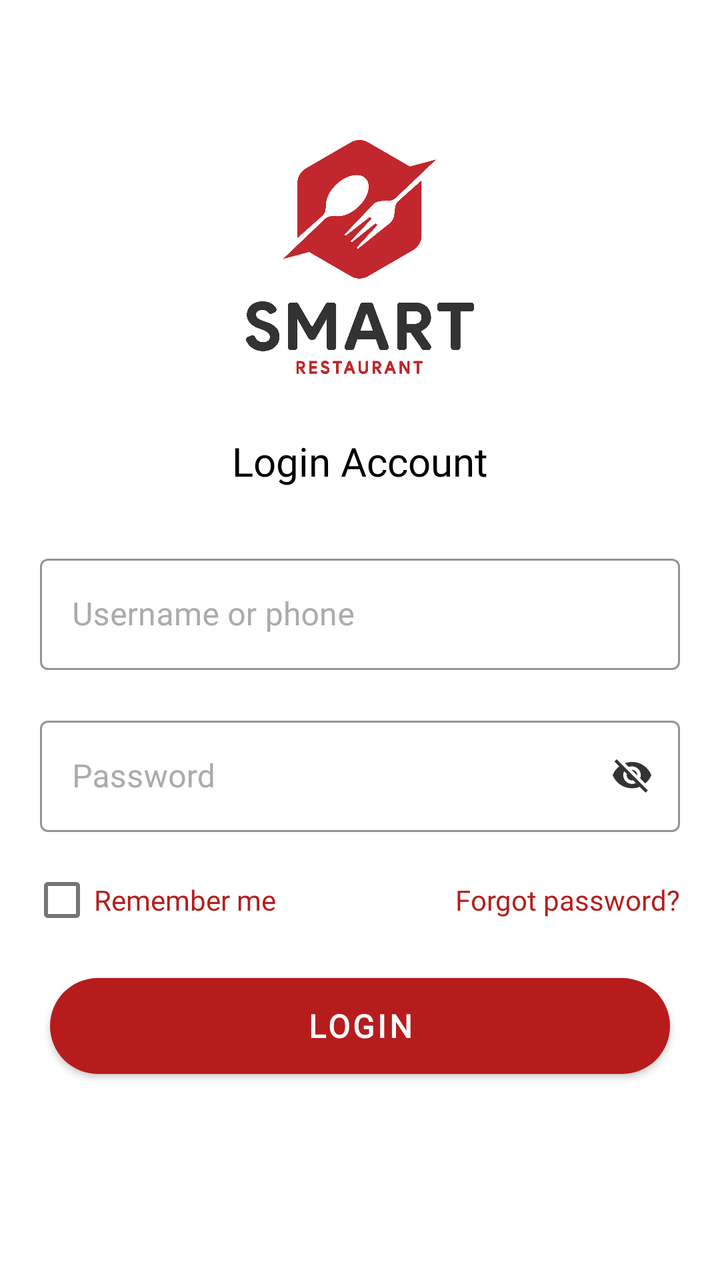
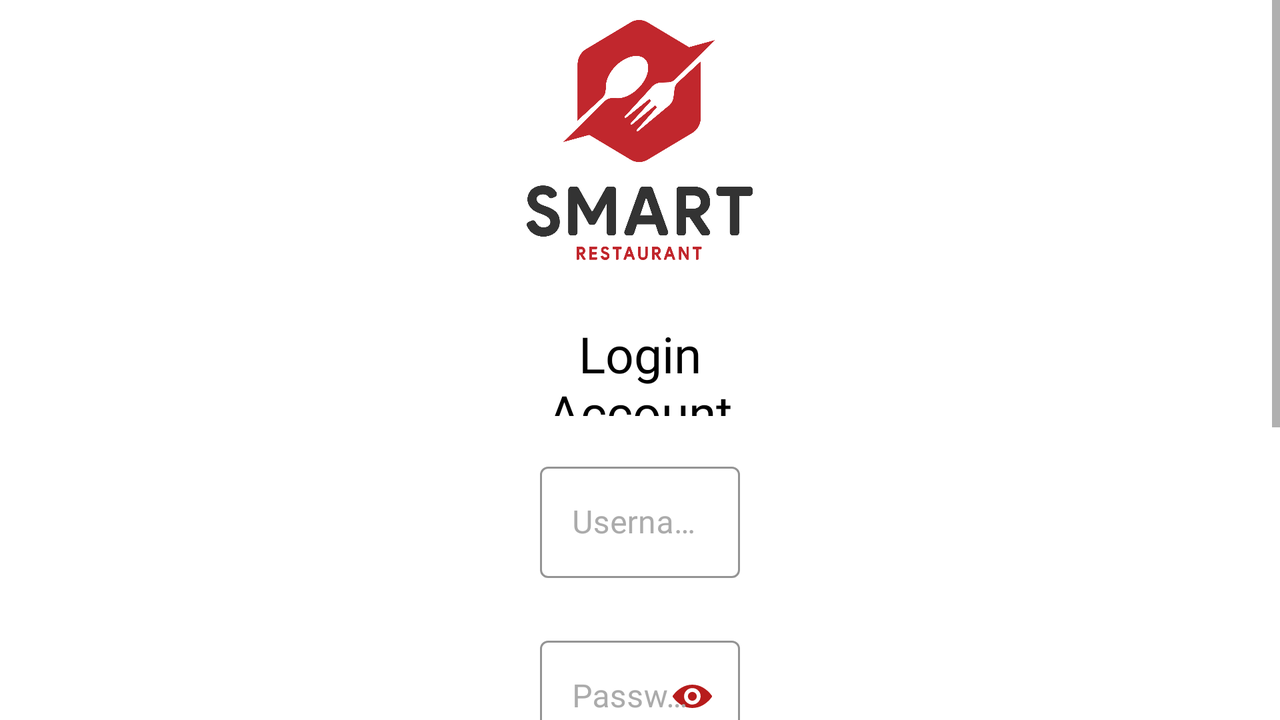

Compare how this app lays out the same screen by default and in its alternative resource folder. The renders come first, then the two layout files and the values they reference.
<!-- AndroidManifest.xml: application theme Theme.SmartRestaurantApp -->
<!-- res/layout/activity_login.xml -->
<?xml version="1.0" encoding="utf-8"?>
<LinearLayout xmlns:android="http://schemas.android.com/apk/res/android"
    xmlns:app="http://schemas.android.com/apk/res-auto"
    xmlns:tools="http://schemas.android.com/tools"
    android:layout_width="match_parent"
    android:layout_height="match_parent"
    android:orientation="vertical"
    android:background="@color/white"
    tools:context=".activitys.LoginActivity">

    <LinearLayout
        android:layout_width="match_parent"
        android:layout_height="match_parent"
        android:layout_weight="1"
        android:orientation="vertical"
        android:paddingStart="10dp"
        android:paddingEnd="10dp">

        <ImageView
            android:layout_width="114dp"
            android:layout_height="117dp"
            android:layout_gravity="center"
            android:layout_marginTop="70dp"
            android:layout_marginBottom="30dp"
            android:background="@drawable/logo" />

        <TextView
            android:layout_width="match_parent"
            android:layout_height="wrap_content"
            android:layout_marginLeft="20dp"
            android:layout_marginRight="20dp"
            android:layout_marginBottom="20dp"
            android:gravity="center"
            android:text="@string/login_account"
            android:fontFamily="@font/mmrtext"
            android:textColor="@color/black"
            android:textSize="20dp" />

        <LinearLayout
            android:layout_width="match_parent"
            android:orientation="vertical"
            android:layout_height="wrap_content">
            <com.google.android.material.textfield.TextInputLayout
                android:id="@+id/userIDTextInputLayout"
                style="@style/Widget.MaterialComponents.TextInputLayout.OutlinedBox"
                android:layout_width="match_parent"
                app:boxStrokeColor="@color/login_btn_red"
                android:layout_margin="10dp"
                android:layout_gravity="center"
                android:gravity="center"
                android:textColorHint="@color/hint_color"
                android:layout_height="match_parent">

                <com.google.android.material.textfield.TextInputEditText
                    android:id="@+id/username_login"
                    android:layout_width="match_parent"
                    android:layout_height="match_parent"
                    android:inputType="textPersonName"
                    android:textSize="16dp"
                    android:textColor="@color/text_color"
                    android:fontFamily="@font/mmrtext"
                    android:textColorHint="@color/hint_color"
                    android:hint="@string/username_mobile" />
            </com.google.android.material.textfield.TextInputLayout>

            <com.google.android.material.textfield.TextInputLayout
                android:layout_margin="10dp"
                style="@style/Widget.MaterialComponents.TextInputLayout.OutlinedBox"
                android:id="@+id/password"
                android:layout_width="match_parent"
                app:boxStrokeColor="@color/login_btn_red"
                android:layout_below="@+id/userIDTextInputLayout"
                app:passwordToggleEnabled="true"
                android:textColorHint="@color/hint_color"
                app:passwordToggleTint="@color/password_selecter"
                app:passwordToggleDrawable="@drawable/show_password_selector"
                android:layout_height="match_parent">

                <com.google.android.material.textfield.TextInputEditText
                    android:id="@+id/password_login"
                    android:layout_width="match_parent"
                    android:layout_height="match_parent"
                    android:fontFamily="@font/mmrtext"
                    android:digits="abcdefghijklmnopqrstuvwxyzABCDEFGHIJKLMNOPQRSTUVWXYZ1234567890@#$_-+{}[]()*%!~?:;'"
                    android:maxLength="16"
                    android:textColorHint="@color/hint_color"
                    android:inputType="textPassword"
                    android:layout_gravity="center"
                    android:windowSoftInputMode="adjustPan"
                    android:textColor="@color/text_color"
                    android:hint="Password" />

            </com.google.android.material.textfield.TextInputLayout>

        </LinearLayout>

        <RelativeLayout
            android:layout_width="match_parent"
            android:layout_height="wrap_content">

            <CheckBox
                android:id="@+id/rememberMe"
                android:layout_width="wrap_content"
                android:layout_height="wrap_content"
                android:layout_marginLeft="5dp"
                android:layout_alignParentStart="true"
                android:gravity="center"
                android:layout_marginRight="15dp"
                android:fontFamily="@font/mmrtext"
                android:text="@string/RememberMe"
                android:layout_centerVertical="true"
                android:textColor="@color/red" />

            <TextView
                android:id="@+id/forget_password"
                android:layout_width="wrap_content"
                android:layout_height="wrap_content"
                android:layout_marginEnd="10dp"
                android:gravity="center"
                android:layout_centerVertical="true"
                android:layout_alignParentEnd="true"
                android:text="Forgot password?"
                android:fontFamily="@font/mmrtext"
                android:textColor="@color/red" />
        </RelativeLayout>

        <Button
            android:id="@+id/btn_login"
            android:layout_width="match_parent"
            android:layout_height="wrap_content"
            android:layout_marginLeft="15dp"
            android:layout_marginTop="15dp"
            android:layout_marginRight="15dp"
            android:background="@drawable/btn_login_bg"
            android:text="Login"
            android:fontFamily="@font/mmrtextb"
            android:textColor="@color/white"
            android:textSize="16dp"
            android:textStyle="bold" />

    </LinearLayout>

    
    
    
    
    
    
    

    
    
    
    
    
    
    
    
    
    

    
    
    
    
    
    
    
    
    
    


    <LinearLayout
        android:layout_width="match_parent"
        android:layout_height="50dp"
        android:layout_gravity="center"
        android:visibility="gone"
        android:background="@color/sign_up_black_back"
        android:gravity="center"
        android:orientation="horizontal">

        <TextView
            android:layout_width="wrap_content"
            android:layout_height="match_parent"
            android:layout_above="@+id/signup"
            android:layout_gravity="center_horizontal"
            android:gravity="center_horizontal"
            android:paddingTop="10dp"
            android:fontFamily="@font/mmrtext"
            android:text="Don't have an account?"
            android:textAlignment="center"
            android:textColor="@color/white"
            android:textSize="14dp" />

        <TextView
            android:id="@+id/signup"
            android:layout_width="wrap_content"
            android:layout_height="match_parent"
            android:layout_gravity="center_horizontal"
            android:paddingLeft="5dp"
            android:paddingTop="10dp"
            android:text="@string/SignUp"
            android:fontFamily="@font/mmrtextb"
            android:textColor="@color/red"
            android:textSize="14dp"
            android:textStyle="bold" />
    </LinearLayout>


</LinearLayout>
<!-- resources referenced by this layout -->
<resources>
  <color name="black">#FF000000</color>
  <color name="hint_color">#ABABAB</color>
  <color name="login_btn_red">#C1272D</color>
  <color name="red">#B71C1C</color>
  <color name="sign_up_black_back">#333333</color>
  <color name="text_color">#333333</color>
  <color name="white">#FFFFFFFF</color>
  <!-- drawable btn_login_bg (drawable-v24) -->
  <?xml version="1.0" encoding="utf-8"?>
  <shape
      xmlns:android="http://schemas.android.com/apk/res/android" android:shape="rectangle" >
      <gradient
          android:startColor="#B91B1E"
          android:endColor="#DC1519"
          android:angle="180"/>
      <corners
          android:radius="220dp"/>
  
  
  </shape>
  <!-- drawable show_password_selector (drawable) -->
  <?xml version="1.0" encoding="utf-8"?>
  <selector xmlns:android="http://schemas.android.com/apk/res/android">
  
  
  
  
  
  
  
  
      <item android:state_checked="false"
          android:state_pressed="false"
          android:drawable="@drawable/ic_invisible_eye"/>
      <item android:state_pressed="true" android:drawable="@drawable/ic_eye_password"/>
      
      <item android:state_checked="true" android:drawable="@drawable/ic_eye_password"/>
      
      <item android:drawable="@drawable/ic_eye_password"/>
  </selector>
  <string name="RememberMe">Remember me</string>
  <string name="SignUp">SIGN UP</string>
  <string name="login_account">Login Account</string>
  <string name="username_mobile">Username or phone</string>
  <style name="Theme.SmartRestaurantApp" parent="Theme.MaterialComponents.DayNight.NoActionBar">
          <item name="windowActionBar">false</item>
          <item name="windowNoTitle">true</item>
  
          
  
          <item name="colorPrimary">@color/red</item>
          <item name="colorPrimaryVariant">@color/black</item>
          <item name="colorOnPrimary">@color/black</item>
          
          <item name="colorSecondary">@color/black</item>
          <item name="colorSecondaryVariant">@color/teal_700</item>
          <item name="colorOnSecondary">@color/red</item>
          
          <item name="android:statusBarColor" tools:targetApi="l">?attr/colorPrimaryVariant</item>
          
      </style>
  <!-- drawable ic_eye_password (drawable) -->
  <vector xmlns:android="http://schemas.android.com/apk/res/android"
      android:width="19.716dp"
      android:height="11.753dp"
      android:viewportWidth="19.716"
      android:viewportHeight="11.753">
    <path
        android:pathData="M9.858,0c-3.767,0 -7.183,2.061 -9.7,5.408a0.78,0.78 0,0 0,0 0.932c2.521,3.352 5.937,5.412 9.7,5.412s7.183,-2.061 9.7,-5.408a0.78,0.78 0,0 0,0 -0.932C17.041,2.061 13.625,0 9.858,0ZM10.128,10.014A4.147,4.147 0,1 1,14 6.146,4.149 4.149,0 0,1 10.128,10.014ZM10,8.103a2.233,2.233 0,1 1,2.085 -2.085A2.229,2.229 0,0 1,10 8.103Z"
        android:fillColor="#c1272d"/>
  </vector>
  <color name="teal_700">#FF018786</color>
</resources>
<!-- res/layout-land/activity_login.xml (the repository's variant of the layout above) -->
<!-- drawn on the phone turned sideways -->
<?xml version="1.0" encoding="utf-8"?>
<LinearLayout xmlns:android="http://schemas.android.com/apk/res/android"
    xmlns:app="http://schemas.android.com/apk/res-auto"
    xmlns:tools="http://schemas.android.com/tools"
    android:layout_width="match_parent"
    android:layout_height="match_parent"
    android:orientation="vertical"
    android:background="@color/white"
    tools:context=".activitys.LoginActivity">
    <ScrollView
        android:layout_width="match_parent"
        android:layout_weight="1"
        android:layout_height="wrap_content">
    <LinearLayout
        android:layout_width="match_parent"
        android:layout_height="match_parent"
        android:layout_marginRight="250dp"
        android:layout_marginLeft="250dp"
        android:orientation="vertical"
        android:paddingStart="10dp"
        android:paddingEnd="10dp">

        <ImageView
            android:layout_width="113dp"
            android:layout_height="120dp"
            android:layout_gravity="center"
            android:layout_marginTop="10dp"
            android:layout_marginBottom="30dp"
            android:background="@drawable/logo" />

        <TextView
            android:layout_width="158dp"
            android:layout_gravity="center"
            android:layout_height="48dp"
            android:layout_marginBottom="10dp"
            android:gravity="center"
            android:text="@string/login_account"
            android:fontFamily="@font/mmrtext"
            android:textColor="@color/black"
            android:textSize="25dp" />

        <LinearLayout
            android:layout_width="match_parent"
            android:orientation="vertical"
            android:layout_height="wrap_content">
            <com.google.android.material.textfield.TextInputLayout
                android:id="@+id/userIDTextInputLayout"
                style="@style/Widget.MaterialComponents.TextInputLayout.OutlinedBox"
                android:layout_width="match_parent"
                app:boxStrokeColor="@color/login_btn_red"
                android:layout_margin="10dp"
                android:textColorHint="@color/hint_color"
                android:layout_height="67dp">

                <com.google.android.material.textfield.TextInputEditText
                    android:id="@+id/username_login"
                    android:layout_width="match_parent"
                    android:layout_height="wrap_content"
                    android:textColor="@color/text_color"
                    android:fontFamily="@font/mmrtext"
                    android:textColorHint="@color/hint_color"
                    android:hint="@string/username_mobile" />
            </com.google.android.material.textfield.TextInputLayout>
            <com.google.android.material.textfield.TextInputLayout
                android:layout_margin="10dp"
                style="@style/Widget.MaterialComponents.TextInputLayout.OutlinedBox"
                android:id="@+id/password"
                android:layout_width="match_parent"
                android:textColorHint="@color/hint_color"
                app:boxStrokeColor="@color/login_btn_red"
                android:layout_below="@+id/userIDTextInputLayout"
                app:passwordToggleEnabled="true"
                app:passwordToggleTint="@color/password_selecter"
                app:passwordToggleDrawable="@drawable/show_password_selector"
                android:layout_height="match_parent">


                <com.google.android.material.textfield.TextInputEditText
                    android:id="@+id/password_login"
                    android:layout_width="match_parent"
                    android:layout_height="wrap_content"
                    android:textColorHint="@color/hint_color"
                    android:fontFamily="@font/mmrtext"
                    android:textColor="@color/text_color"
                    android:hint="Password" />

            </com.google.android.material.textfield.TextInputLayout>

        </LinearLayout>

        <RelativeLayout
            android:layout_width="match_parent"
            android:layout_height="wrap_content">

            <CheckBox
                android:id="@+id/rememberMe"
                android:layout_width="wrap_content"
                android:layout_height="wrap_content"
                android:layout_marginLeft="15dp"
                android:text="@string/RememberMe"
                android:layout_alignParentStart="true"
                android:layout_centerVertical="true"
                 android:fontFamily="@font/mmrtext"
                android:textColor="@color/red" />

            <TextView
                android:id="@+id/forget_password"
                android:layout_width="wrap_content"
                android:layout_height="wrap_content"
                android:layout_marginRight="15dp"
                android:text="Forgot Password?"
                android:layout_alignParentEnd="true"
                android:layout_centerVertical="true"
                android:fontFamily="@font/mmrtext"
                android:textAlignment="viewEnd"
                android:textColor="@color/red" />
        </RelativeLayout>

        <Button
            android:id="@+id/btn_login"
            android:layout_width="match_parent"
            android:layout_height="wrap_content"
            android:layout_marginLeft="35dp"
            android:layout_marginTop="15dp"
            android:layout_marginBottom="40dp"
            android:layout_marginRight="35dp"
            android:background="@drawable/btn_login_bg"
            android:fontFamily="@font/mmrtextb"
            android:text="Login"
            android:textColor="@color/white"
            android:textSize="16dp"
            android:textStyle="bold" />

    </LinearLayout>
    </ScrollView>

    <LinearLayout
        android:layout_width="match_parent"
        android:layout_height="58dp"
        android:layout_gravity="center"
        android:visibility="gone"
        android:background="@color/sign_up_black_back"
        android:gravity="center"
        android:orientation="horizontal">

        <TextView
            android:layout_width="wrap_content"
            android:layout_height="match_parent"
            android:layout_above="@+id/signup"
            android:layout_gravity="center_horizontal"
            android:gravity="center_horizontal"
            android:paddingTop="10dp"
            android:fontFamily="@font/mmrtext"
            android:text="Don't Have an Account?"
            android:textAlignment="center"
            android:textColor="@color/white"
            android:textSize="16dp" />

        <TextView
            android:id="@+id/signup"
            android:layout_width="wrap_content"
            android:layout_height="match_parent"
            android:layout_gravity="center_horizontal"
            android:paddingLeft="5dp"
            android:paddingTop="10dp"
            android:text="@string/SignUp"
            android:fontFamily="@font/mmrtextb"
            android:textColor="@color/red"
            android:textSize="16dp"
            android:textStyle="bold" />
    </LinearLayout>


</LinearLayout>
